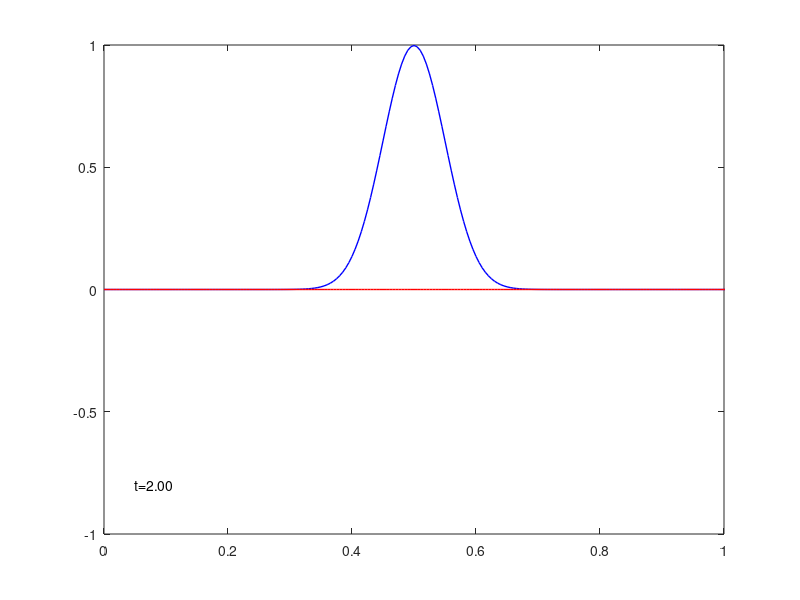
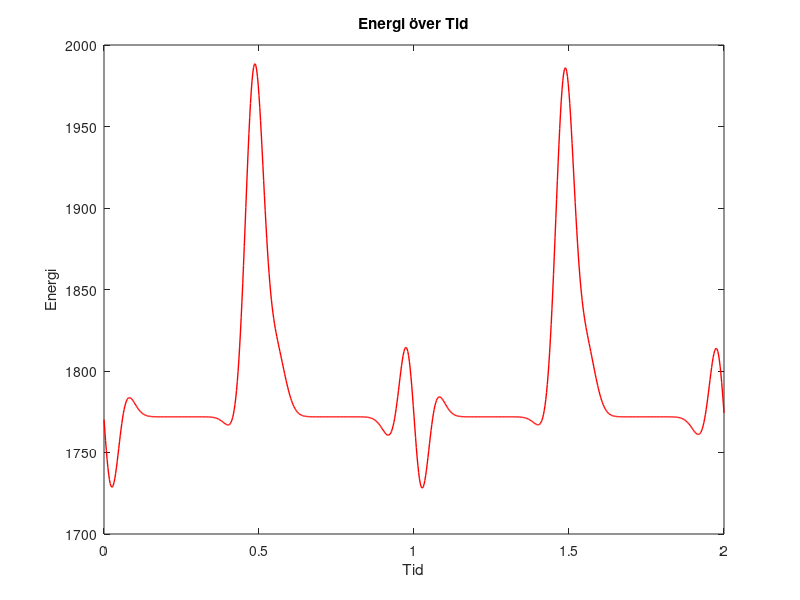

Write MATLAB code to recreate these figures, in order.
N=200; % antal intervall
T=2; % sluttid
dx=1/N; % steglängd i rummet
dt=dx/2; % tidssteg, tänk på stabilitetsvillkoren
M=round(T/dt); % antal tidsteg
c = 1;
L = 1;

% allokering av minne
u=zeros(N+1,M+1); % u(n,m) lösningens värde vid tid (m-1)*dt i position n*dx
p=zeros(N+1,M+1); % p=u’

x = dx*(1:N+1)'; % x(n) är n*dx
E = zeros(1,M+1); % För att beräkna energin i varje tidssteg.

% Skapa matrisen A
v = ones(1,N+1)/dx^2;
vn = ones(1,N)/dx^2;
A = diag(v*-2) + diag(vn,1) + diag(vn,-1);
A(1,2) = 2/dx^2;
A(end,end-1) = 2/dx^2;

% Sätt begynnelsedata för u och p.
u(:, 1) = exp(-200*(x-0.5).^2); % B.V nr (6)
p(:, 1) = 0; % B.V nr (7)

% Räkna ut energin E vid tiden 0.
E(1) = 0.5*sum(p(:,1).^2) - 0.5*c^2*(u(:,1)'*(A*u(:,1)));

X = [0; x; L]; 

nframe = M+1; % kommando för film
mov(1:nframe) = struct('cdata',[],'colormap',[]);
figure;
% Lägg till randvärden så att längden blir N+1, vilket matchar X.
plot(X, [0; u(:,1); 0], 'b', 'Linewidth', 1); % Plot vid tiden t=0.
axis([0 1 -1 1])
set(gca, 'nextplot', 'replacechildren')
drawnow

mov(1) = getframe(gcf); % Första frame i filmen.
for m = 1:M % tidstegning med symplektisk Euler

    p(:, m+1) = p(:, m) + c^2 * dt * A * u(:, m);

    u(:, m+1) = u(:, m) + dt * p(:, m+1);

    % Plotta även lösningen från d’Alemberts formel
    figure(1);
    U = [0; u(:,m); 0];
    plot(X, U, 'b', 'Linewidth', 1)
    hold on;
    % Plotta även lösningen från d’Alemberts formel 
    g = @(x) exp(-200*(x-0.5).^2);
    u_dlambert = 0.5 * (g(x + m*dt) + g(x - m*dt));
    U_dlambert = [0; u_dlambert; 0];
    plot(X, U_dlambert, "r", 'LineWidth', 1);
    hold on;

    % Använd m*dt för att visa aktuell tid
    text(0.05, -0.8, sprintf('t=%.2f', m*dt))
    set(gca, 'nextplot', 'replacechildren')
    drawnow
    mov(m+1) = getframe(gcf);
    
    % Räkna ut energin av den numeriska lösningen vid detta tidssteg
    E(m+1) = 0.5*sum(p(:,m+1).^2) - 0.5*c^2*(u(:,m+1)'*(A*u(:,m+1)));
end

% Korrigerad plottning av energin: använd en tidsvektor med rätt längd.
figure(2); % Se till att vi plottar i rätt figur.
plot((0:m)*dt, E(1:m+1), "r", "LineWidth", 1); % Plotta hela energihistoriken.
xlabel('Tid');
ylabel('Energi');
title('Energi över Tid');